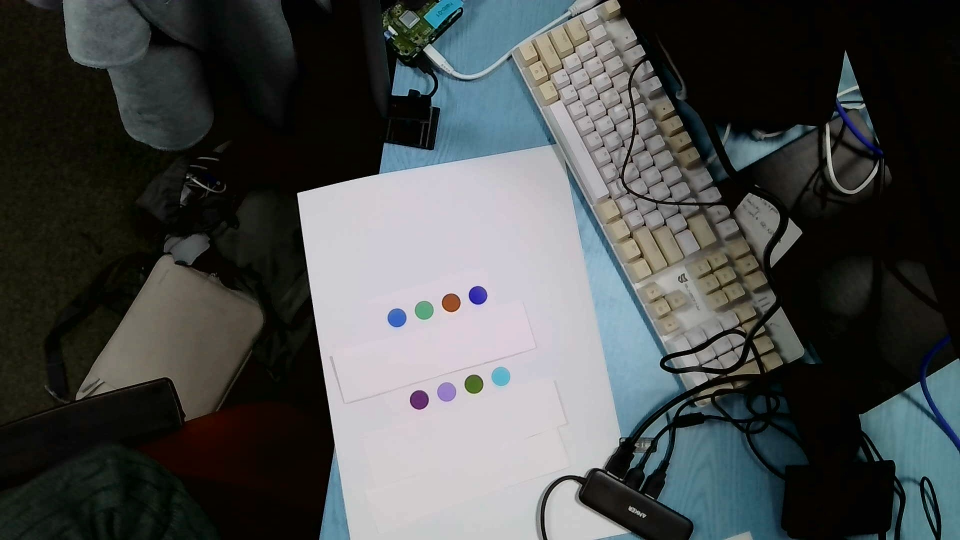
#> input picture extraneous/initial_palette_tests/kelly.100s.jpg, 1920 x 1080 px (shown at 1/2 size)
$ python -i dot_finder.py   (imports and definitions only)
#> lines starting #> are read from the running program, lines starting #| are printed output that depends on the picture; after the words box and inside, x2 and y2 are one past the last pixel; in counts of white or black regions, pixels touching at a corner belong together
import cv2 as cv
from math import dist
import numpy as np
import matplotlib.pyplot as plt

# [55 lines left out: functions find_centers_hough, find_centers_hough_frames, not called in this run]


def stepwise_detection(thresholds,blob_params, gray):
    detector = cv.SimpleBlobDetector_create(blob_params)
    centers= []
    for thresh in thresholds:
        _, thresholded = cv.threshold(gray, thresh, 255, cv.THRESH_BINARY)
        keypoints = detector.detect(thresholded)
        current_centers = [(round(kp.pt[0]), round(kp.pt[1])) for kp in keypoints]
        new_centers = []
        for curr_center in current_centers:
            isNew = True
            for c in centers:
                    distance = dist(curr_center, c)
                    isNew = distance >= 10
                    if not isNew:
                        break
            if isNew:
                new_centers.append(curr_center)
        centers = centers + new_centers
    return centers


def blobParamFunc(minArea, minCircularity):
    params = cv.SimpleBlobDetector_Params()
    params.filterByCircularity = True
    params.minCircularity = minCircularity
    params.minArea=minArea
    params.blobColor = 0
    return params

def find_centers_mthresh(file_path):
    image = cv.imread(file_path, cv.IMREAD_COLOR_RGB)
#> image is the input picture: shape (1080, 1920, 3); mean B, G, R 75.6, 76.2, 73.1
    imageBlurred = cv.medianBlur(image, 3)
    gray = cv.cvtColor(imageBlurred, cv.COLOR_RGBA2GRAY)
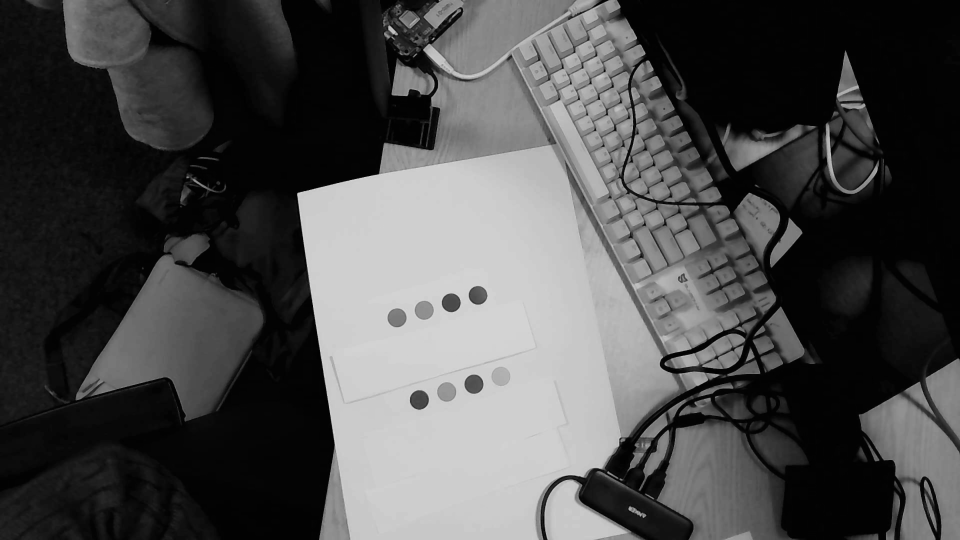
#> gray: shape (1080, 1920) (shown at 1/2 size); min 0, max 220, mean 75.6
    thresholds = np.arange(150,200,10)
    blob_params = blobParamFunc(400, .8)
    point_list = stepwise_detection(thresholds=thresholds, blob_params= blob_params, gray=gray)
#> the loop in stepwise_detection, `for thresh in thresholds:` made 5 passes
#> pass 1, in stepwise_detection, `_, thresholded = cv.threshold(gray, thresh, 255, cv.THRESH_BINARY)`:
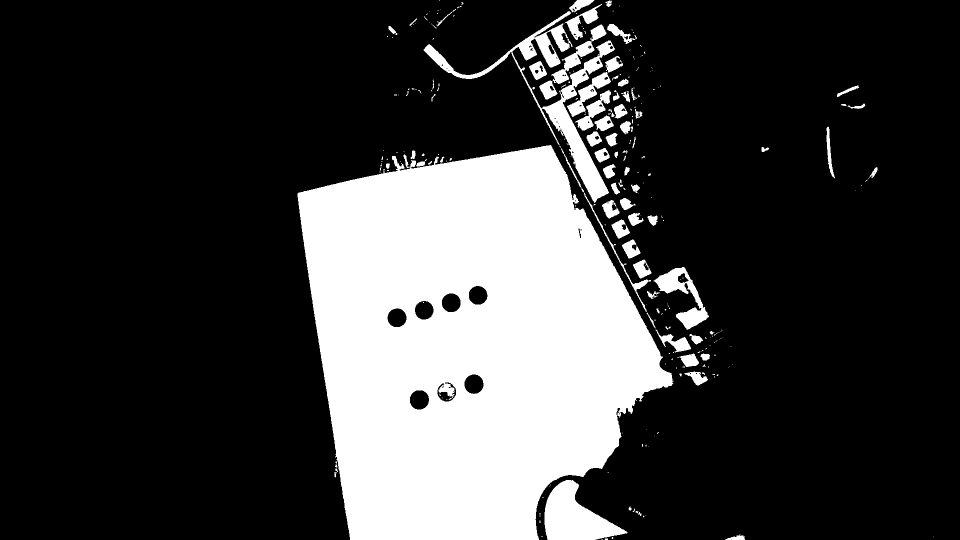
#> thresholded: shape (1080, 1920) (shown at 1/2 size); 23.2% white; 279 white regions (198 under 20 px), largest, box (x1, y1, x2, y2) and area: (595, 290, 1347, 1080) 418298, (847, 22, 1230, 406) 17430, (1089, 960, 1255, 1080) 10893
#> pass 2, in stepwise_detection, `_, thresholded = cv.threshold(gray, thresh, 255, cv.THRESH_BINARY)`:
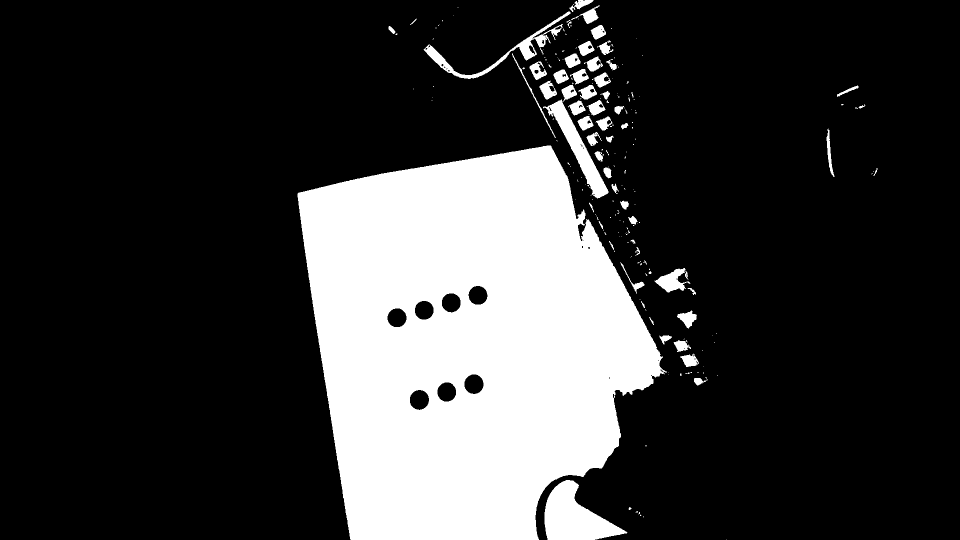
#> thresholded: shape (1080, 1920) (shown at 1/2 size); 21.9% white; 228 white regions (166 under 20 px), largest, box (x1, y1, x2, y2) and area: (595, 291, 1334, 1080) 412834, (1089, 960, 1255, 1080) 10796, (1086, 200, 1217, 397) 5827
#> pass 3, in stepwise_detection, `_, thresholded = cv.threshold(gray, thresh, 255, cv.THRESH_BINARY)`:
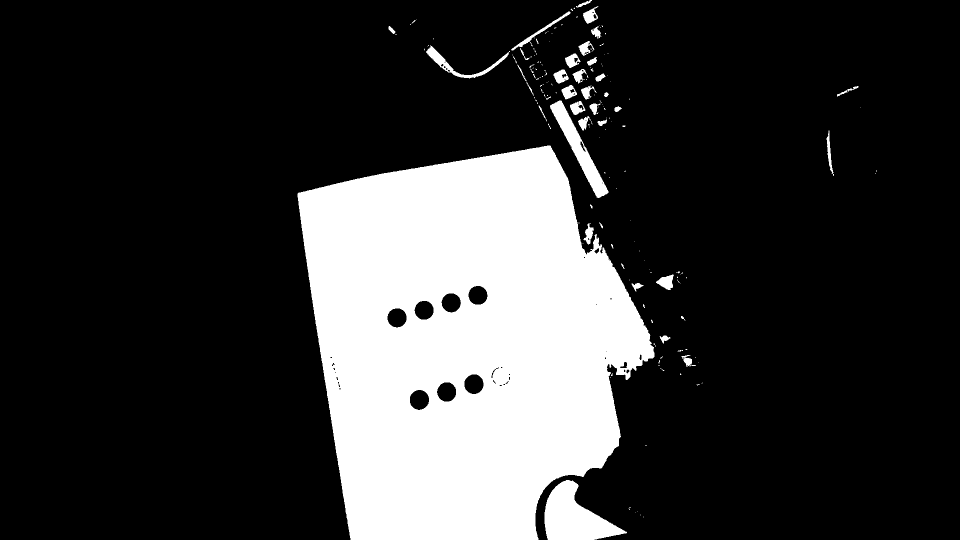
#> thresholded: shape (1080, 1920) (shown at 1/2 size); 20.9% white; 180 white regions (136 under 20 px), largest, box (x1, y1, x2, y2) and area: (595, 291, 1309, 1080) 405334, (1089, 960, 1254, 1080) 10688, (1100, 201, 1217, 396) 5359
#> after the loop in stepwise_detection, `for thresh in thresholds:`:
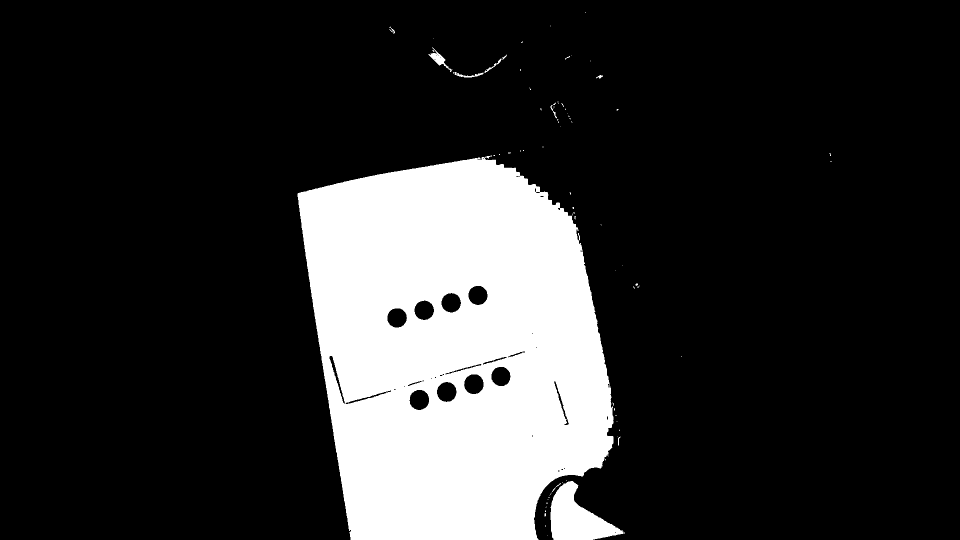
#> thresholded: shape (1080, 1920) (shown at 1/2 size); 18.4% white; 80 white regions (68 under 20 px), largest, box (x1, y1, x2, y2) and area: (595, 311, 1227, 1080) 371129, (1101, 962, 1250, 1080) 9083, (857, 95, 905, 144) 547
#> after the loop in stepwise_detection, `for thresh in thresholds:`: centers = [(838, 799), (947, 768), (794, 635), (848, 620), (902, 605), (956, 590), (893, 784), (1001, 752)]
#> point_list has the same summary as centers in stepwise_detection
    return (point_list,image)


>>> result = find_centers_mthresh('../../../extraneous/initial_palette_tests/kelly.100s.jpg')
